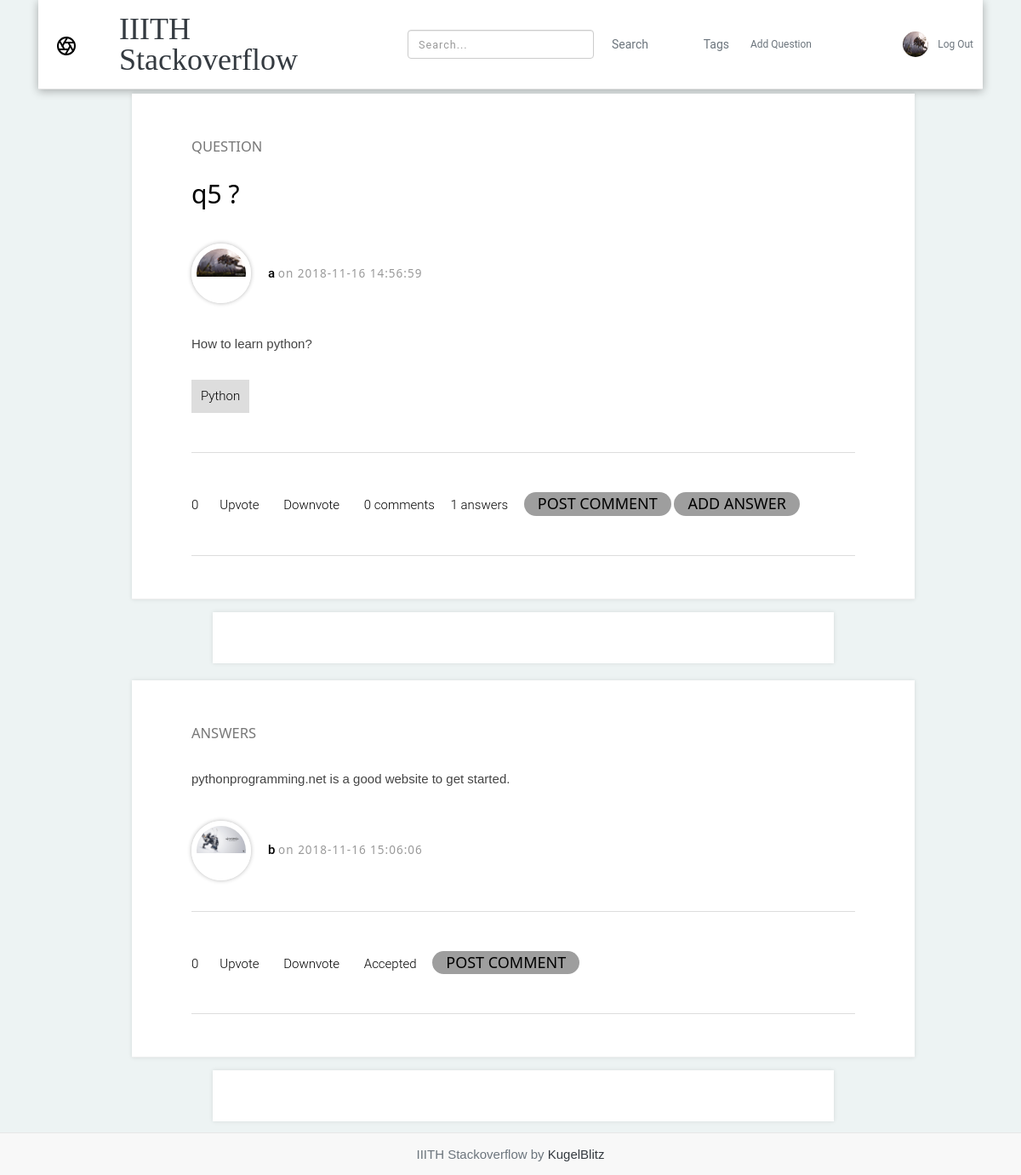
Screenshot of /6/que (signed in) with the database file from the repository.
### tables this page shows
CREATE TABLE user (
  id INTEGER PRIMARY KEY AUTOINCREMENT,
  username TEXT UNIQUE NOT NULL,
  email TEXT UNIQUE NOT NULL,
  password TEXT NOT NULL,
  description VARCHAR(100) NULL,
  reputation INTEGER DEFAULT 0,
  profile_picture VARCHAR(256) DEFAULT NULL
);

CREATE TABLE post (
  qid INTEGER PRIMARY KEY AUTOINCREMENT,
  author_id INTEGER NOT NULL,
  created TIMESTAMP NOT NULL DEFAULT CURRENT_TIMESTAMP,
  upvotes INTEGER NULL DEFAULT 0,
  title TEXT NOT NULL,
  body TEXT NOT NULL,
  bestAnswer INTEGER NULL DEFAULT -1,
  accepted BIT NULL DEFAULT 0,
  FOREIGN KEY (author_id) REFERENCES user (id)
);

CREATE TABLE qtags (
  tagname VARCHAR(45),
  qid INTEGER NOT NULL
  );

CREATE TABLE answer (
  id INTEGER PRIMARY KEY AUTOINCREMENT,
  qid INTEGER  NOT NULL,
  author_id INTEGER NOT NULL,
  body VARCHAR(10000) NULL,
  upvotes INTEGER NULL DEFAULT 0,
  created TIMESTAMP NOT NULL DEFAULT CURRENT_TIMESTAMP,
  accepted BIT NULL DEFAULT 0,
  FOREIGN KEY (author_id) REFERENCES user (id),
  FOREIGN KEY (qid) REFERENCES post (qid)
  
);

### flaskr/question.py (the view)
@bp.route('/<int:id>/que',  methods=('GET','POST'))
def que(id):
    db = get_db()
    db = get_db()
    posts=db.execute('SELECT qid, title, body, created, author_id, username, upvotes,profile_picture'
        ' FROM post p JOIN user u ON p.author_id = u.id where qid =?' , (id,)).fetchone()
    tags=db.execute('SELECT * FROM qtags where qid=?',(id,)).fetchall()
    comments=db.execute('SELECT * FROM comment_question WHERE qid=?',(id,)).fetchall()
    ans=db.execute('SELECT * FROM answer a JOIN user u ON a.author_id=u.id WHERE qid = ? ORDER BY a.accepted DESC, upvotes DESC', (id,)).fetchall()
    ans_len=len(ans)
    comments_len=len(comments)
    tag_len=len(tags)
    list1={}
    tag_len=len(tags)
    for i in ans:
        ans4=db.execute('SELECT * FROM comment_answer WHERE ans_id=?',(i['id'],)).fetchall()
        list1[i['id']]=ans4
    return render_template('question/que.html',posts=posts,ans=ans,ans_len=ans_len,comments=comments,comments_len=comments_len,tags=tags,tag_len=tag_len,list1=list1)

### flaskr/auth.py (called while the page is built)
@bp.before_app_request
def load_logged_in_user():
    user_id = session.get('user_id')
    if user_id is None:
        g.user = None
    else:
        g.user = get_db().execute(
            'SELECT * FROM user WHERE id = ?', (user_id,)
        ).fetchone()

### flaskr/db.py (called while the page is built)
def get_db():
    if 'db' not in g:
        g.db = sqlite3.connect(
            current_app.config['DATABASE'],
            detect_types=sqlite3.PARSE_DECLTYPES
        )
        g.db.row_factory = sqlite3.Row
    return g.db

### flaskr/templates/question/que.html (shortened to what this page needs)
{% extends 'base.html' %}
{%block content%}
    <section class="post-area">
        <div class="container">
          <div class="row">
            <div class="col-lg-1 col-md-0"></div>
            <div class="col-lg-10 col-md-12">
              <div class="main-post">
                <div class="post-top-area">
                  <h5 class="pre-title">QUESTION</h5>
                  <h3 class="title"><a href="#"><b>{{posts['title']}} ?</b></a></h3>
                  <div class="post-info">
                    <div class="left-area">
                      <a class="avatar" href="{{ url_for('auth.profile',id=posts['author_id']) }}"><img src="{{ url_for('static', filename=posts['profile_picture'])}}"" alt="Profile Image"></a>
                    </div>
                    <div class="middle-area">
                      <a class="name" href="#"><b>{{ posts['username'] }}</b></a>
                      <h6 class="date">on {{posts['created']}}</h6>
                    </div>
                  </div>
                  <p class="para">
                      {{posts['body']}}
                  </p>
                </div>
                <div class="post-bottom-area">
                  <ul class="tags">
                    {%for tag in tags%}
                    <li><a href="{{ url_for('question.search', tagname=tag[0]) }}">{{tag[0]}}</a></li>
                    {%endfor%}
                  </ul>
                  <div class="post-icons-area">
                    <ul class="post-icons">
                      <li><a>{{posts['upvotes']}}</a>
                      <li><a href="{{ url_for('question.upvote_question', id=posts['qid']) }}""><i class="ion-heart"></i>Upvote</a></li>
                      <li><a href="{{ url_for('question.downvote_question', id=posts['qid']) }}"><i class="ion-heart-broken"></i>Downvote</a></li>
                      <li><a ><i class="ion-chatbubble"></i>{{comments_len}} comments</a></li>
                      <li><a>{{ans_len}} answers</a></li>
                      <li class="w3-panel w3-round-xxlarge w3-grey" ><h4><b><a href="{{ url_for('question.create_comment', id=posts['qid']) }}"> POST COMMENT</a></b></h4></li>
                      <li  class="w3-panel w3-round-xxlarge w3-gray" ><h4><b><a href="{{ url_for('question.createanswer', id=posts['qid']) }}"> ADD ANSWER</a></b></h4></li>
                    </ul>
                  </div>
                </div>
              </div>
            </div>
          </div>
        </div>
        <section class="comment-section center-text">
            <div class="container">
              <div class="row">
                <div class="col-lg-2 col-md-0"></div>
                <div class="col-lg-8 col-md-12">
                  <div class="commnets-area text-left">
                  </div>
                </div>
              </div>
            </div>
          </section>
      </section>
  <section class="post-area">
      <div class="container">
        <div class="row">
            {% for ans in ans  %}
          <div class="col-lg-1 col-md-0"></div>
          <div class="col-lg-10 col-md-12">
            <div class="main-post">
              <div class="post-top-area">
                <h5 class="pre-title">ANSWERS</h5>
                <p class="para">
                    {{ ans['body'] }}
                </p>
                <div class="post-info">
                  <div class="left-area">
                    <a class="avatar" href="{{ url_for('auth.profile',id=ans['author_id']) }}"><img src="{{ url_for('static', filename=ans['profile_picture'])}}"" alt="Profile Image"></a>
                  </div>
                  <div class="middle-area">
                    <a class="name" ><b>{{ ans['username'] }}</b></a>
                    <h6 class="date">on {{ans['created']}}</h6>
                  </div>
                </div>
              </div>
              <div class="post-bottom-area">
                <div class="post-icons-area">
                  <ul class="post-icons">
                    <li><a>{{ans['upvotes']}}</a>
                    <li><a href="{{ url_for('question.upvote_answer', id=ans['id']) }}"><i class="ion-heart"></i>Upvote</a></li>
                    <li><a href="{{ url_for('question.downvote_answer', id=ans['id']) }}"><i class="ion-heart-broken"></i>Downvote</a></li>
                    {% if ans['accepted'] %}
                    <li><a href="{{url_for('question.accept_answer', aid=ans['id'], qid=posts['qid'])}}"><i class="ion-checkmark-round"></i>Accepted</a></li>
                    {% else %}
                    <li><a href="{{url_for('question.accept_answer', aid=ans['id'], qid=posts['qid'])}}"><i class="ion-checkmark-round"></i>Accept</a></li>
                    {% endif %}
                    <li class="w3-panel w3-round-xxlarge w3-grey" ><h4><b><a href="{{ url_for('question.create_comment_ans', qid=posts['qid'], aid=ans['id']) }}"> POST COMMENT</a></b></h4></li>
                  </ul>
                </div>
                </div>
              </div>
            </div>
            <section class="comment-section center-text">
                <div class="container">
                  <div class="row">
                    <div class="col-lg-2 col-md-0"></div>
                    <div class="col-lg-8 col-md-12">
                      <div class="commnets-area text-left">
                      </div>
                    </div>
                  </div>
                </div>
              </section>
              {%endfor%}
          </div>
      </div>
</section>
    {% endblock %}

### flaskr/templates/base.html (shortened to what this page needs)
<!doctype html>
    <link rel="stylesheet" href="https://use.fontawesome.com/releases/v5.5.0/css/all.css">
    <link rel="stylesheet" href="https://maxcdn.bootstrapcdn.com/bootstrap/4.0.0/css/bootstrap.min.css"
>
    <link type="text/css" rel="stylesheet" href="{{ url_for('static', filename='css/style.css') }}">
<link rel="stylesheet" href="{{ url_for('static', filename='css/style.css') }}">
<link rel="stylesheet" href="https://cdnjs.cloudflare.com/ajax/libs/twitter-bootstrap/3.3.7/css/bootstrap.min.css">
<link rel="stylesheet" href="https://cdnjs.cloudflare.com/ajax/libs/bootstrap-tagsinput/0.8.0/bootstrap-tagsinput.css">
<link rel="stylesheet" href="{{ url_for('static', filename='css/bootstrap-tagsinput.css') }}">
<link href="{{ url_for('static', filename='css/styles.css') }}" rel="stylesheet">
<link href="{{ url_for('static', filename='css/responsive.css') }}" rel="stylesheet">
<link href="{{ url_for('static', filename='css/w3.css') }}" rel="stylesheet">
<link href="{{ url_for('static', filename='css/single-post-2/css/styles.css') }}" rel="stylesheet">	<link href="single-post-2/css/responsive.css" rel="stylesheet">
<link media="all" rel="stylesheet" href="https://code.ionicframework.com/ionicons/2.0.1/css/ionicons.min.css" />
<body>
    <div class="container">
        <header class="blog-header py-3">
            <div class="row flex-nowrap justify-content-between align-items-center">
                <div class="col-sm-1 pt-1">
                </div>
                <div class="col-sm-3 text-left">
                    <a class="blog-header-logo text-dark" href="{{ url_for('question.index')}}">IIITH Stackoverflow</a>
                </div>
                <div class="col-4 d-flex justify-content-end align-items-right">
                    <form class="form-inline my-0 my-sm-0" method="post" action="/search">
                         <input class="form-control mr-sm-2" type="search" placeholder="Search..." aria-label="Search" name="pattern">
                        <button class="btn btn-outline-secondary" type="submit">Search</button>
                    </form>
                </div>
                <div class="col-1 d-flex justify-content-end align-items-left">
                    <form class="form-inline my-0 my-sm-0" method="get" action="/tags">
                         <button class="btn btn-outline-secondary" type="submit">Tags</button>
                    </form>
                </div>
                {% if g.user %}
                <div class="col-sm-1 d-flex justify-content-end align-items-right">
                    <form action="/create">
                      <button type="submit" class="btn btn-sm btn-outline-secondary">Add Question</button>
                      </form>
                </div>
                <div class="col-sm-2 d-flex justify-content-end align-items-left">
                    <div class="avatar-area">
                        <a class="avatar" href="{{ url_for('auth.profile',id=g.user['id']) }}"><img style="height:30px; width:30px; border-radius:50%" src="{{ url_for('static', filename=g.user['profile_picture'])}}"></a>
                    </div>
                    <form action="/auth/logout">
                       <button type="submit" class="btn btn-sm btn-outline-secondary">Log Out</button>
                    </form>
                </div>
                {% endif %}
            </div>
        </header>
    </div>
    <div class="container">
    <section class="content">
        {% block content %}{% endblock %}
      </section>
    </div>
    {% block footer %}
    <p>&nbsp; &nbsp;</p>
    <p>&nbsp; &nbsp;</p>
            <footer class="navbar navbar-default navbar-fixed-bottom">
    <p class="text-muted" align="center">IIITH Stackoverflow by <a href="{{url_for('question.about')}}" class="text-dark">KugelBlitz</a></p>
</footer>
{% endblock %}
</body>
</html>

### flaskr/static/css/style.css (style rules this page uses)
.blog-header { line-height: 1; border-bottom: 1px solid #e5e5e5; }
.blog-header-logo { font-family: "Playfair Display", serif; font-size: 2.25rem; }
h1, h2, h3, h4, h5, h6 { font-family: "Playfair Display", Georgia, "Times New Roman", serif; }

### flaskr/static/css/styles.css (style rules this page uses)
body { font-size: 15px; font-family: 'Roboto', sans-serif; width: 100%; height: 80%; margin: 0; font-weight: 300; -webkit-font-smoothing: antialiased; -moz-osx-font-smoothing: grayscale; word-wrap: break-word; background: #EDF3F3; color: #000; }
h1, h2, h3, h4, h5, h6, p, a, ul, span, li, img { margin: 0; padding: 0; font-weight: 300; }
h1,h2,h3,h4,h5,h6 { line-height: 1.5; }
p { line-height: 1.6; font-family: 'Maven Pro', sans-serif; font-weight: 400; color: #444; }
h3 { font-size: 2em; }
h4 { font-size: 1.2em; }
h5 { font-size: 1.1em; }
h6 { font-size: .9em; letter-spacing: 1px; }
a, button { display: inline-block; text-decoration: none; color: inherit; transition: all .3s; }
b { font-weight: 500; }
img { width: 100%; }
li { list-style: none; display: inline-block; }
header { font-weight: 400; }
.center-text { text-align: center; }
header { overflow: hidden; background: #fff; box-shadow: 0px 2px 10px rgba(0,0,0, .3); }
footer { padding: 70px 0 30px; background: #fff; }

### flaskr/static/css/w3.css (style rules this page uses)
*,*:before,*:after { box-sizing:inherit }
body { margin:0 }
article,aside,details,figcaption,figure,footer,header,main,menu,nav,section,summary { display:block }
a { background-color:transparent;-webkit-text-decoration-skip:objects }
img { border-style:none }
svg:not(:root) { overflow:hidden }
button,input,select,textarea { font:inherit;margin:0 }
button,input { overflow:visible }
button,select { text-transform:none }
button,html [type=button],[type=reset],[type=submit] { -webkit-appearance:button }
[type=search] { -webkit-appearance:textfield;outline-offset:-2px }
html,body { font-family:Verdana,sans-serif;font-size:15px;line-height:1.5 }
h3 { font-size:24px }
h4 { font-size:20px }
h5 { font-size:18px }
h6 { font-size:16px }
h1,h2,h3,h4,h5,h6 { font-family:"Segoe UI",Arial,sans-serif;font-weight:400;margin:10px 0 }
img { vertical-align:middle }
a { color:inherit }
.w3-container:after,.w3-container:before,.w3-panel:after,.w3-panel:before,.w3-row:after,.w3-row:before,.w3-row-padding:after,.w3-row-padding:before, .w3-cell-row:before,.w3-cell-row:after,.w3-clear:after,.w3-clear:before,.w3-bar:before,.w3-bar:after { content:"";display:table;clear:both }
.w3-round-xxlarge { border-radius:32px }
.w3-container,.w3-panel { padding:0.01em 16px }
.w3-panel { margin-top:16px;margin-bottom:16px }
.w3-grey,.w3-hover-grey:hover,.w3-gray,.w3-hover-gray:hover { color:#000!important;background-color:#9e9e9e!important }

### rows the page displays
user: profile_picture (picture), username "a"
post: title "q5", created "2018-11-16 14:56:59", body "How to learn python?", upvotes "0"
qtags: tagname "Python"
answer: body "pythonprogramming.net is a good website to get started.", profile_picture (picture), username "b", created "2018-11-16 15:06:06", upvotes "0"

### other values shown
{{ comments_len }} "0"
{{ ans_len }} "1"
